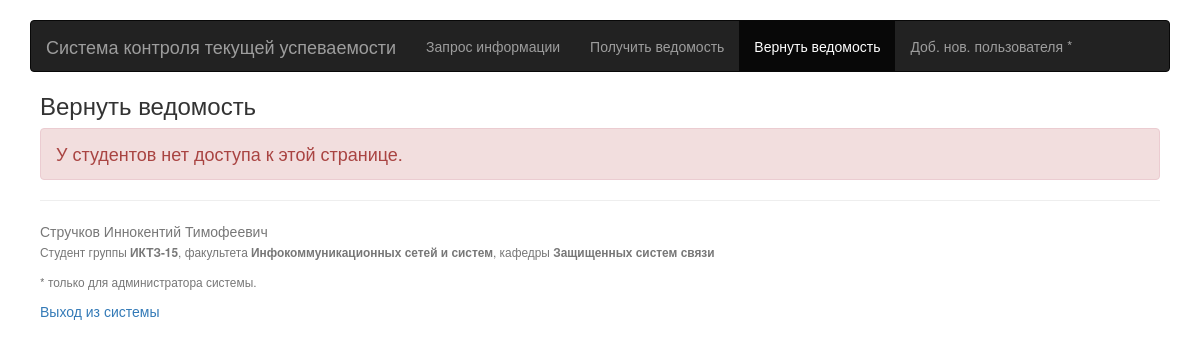
The app's page /return.php (signed in) with its own data.
### tables this page shows
CREATE TABLE IF NOT EXISTS `students` (
  `id` int(10) NOT NULL,
  `last_name` varchar(50) DEFAULT NULL,
  `first_name` varchar(50) DEFAULT NULL,
  `middle_name` varchar(50) DEFAULT NULL,
  `birth_date` date DEFAULT NULL,
  `group` int(10) DEFAULT NULL
);

CREATE TABLE IF NOT EXISTS `groups` (
  `id` int(10) NOT NULL,
  `name` varchar(20) NOT NULL,
  `chair` int(10) NOT NULL
);

CREATE TABLE IF NOT EXISTS `faculties` (
  `id` int(10) NOT NULL,
  `name` varchar(20) DEFAULT NULL,
  `fullname` varchar(100) DEFAULT NULL
);

CREATE TABLE IF NOT EXISTS `chairs` (
  `id` int(10) NOT NULL,
  `name` varchar(20) DEFAULT NULL,
  `fullname` varchar(100) DEFAULT NULL,
  `faculty` int(10) DEFAULT NULL
);

### userinfo.php (called while the page is built, shortened)
<?php
$stmt = $conn->prepare("SELECT type, student_id, teacher_id FROM users WHERE id = :userid");
$stmt->bindParam(':userid', $_SESSION['user_id'], PDO::PARAM_INT);
$stmt->execute();
$userinfo = $stmt->fetch();
if($userinfo['type'] == 2) {
	$stmt = $conn->prepare("SELECT last_name, first_name, middle_name, `group` FROM students WHERE id = :student_id");
	$stmt->bindParam(':student_id', $userinfo['student_id'], PDO::PARAM_INT);
	$stmt->execute();
	$student = $stmt->fetch();
	$stmt = $conn->prepare("SELECT name, chair FROM groups WHERE id = :group_id");
	$stmt->bindParam(':group_id', $student['group'], PDO::PARAM_INT);
	$stmt->execute();
	$student_group = $stmt->fetch();
	$stmt = $conn->prepare("SELECT name, fullname, faculty FROM chairs WHERE id = :chair_id");
	$stmt->bindParam(':chair_id', $student_group['chair'], PDO::PARAM_INT);
	$stmt->execute();
	$student_chair = $stmt->fetch();
	$stmt = $conn->prepare("SELECT name, fullname FROM faculties WHERE id = :faculty_id");
	$stmt->bindParam(':faculty_id', $student_chair['faculty'], PDO::PARAM_INT);
	$stmt->execute();
	$student_faculty = $stmt->fetch();
}
?>

### return.php (the view, shortened to what this page needs)
<?php
require_once('db_connect.php');
require_once('userinfo.php');
?>
<!DOCTYPE html>
<html lang="ru">
  <head>
	<link href="bootstrap/css/bootstrap.min.css" rel="stylesheet">
    <link href="navbar.css" rel="stylesheet">
  </head>
  <body>
    <div class="container">
      <div class="navbar navbar-inverse" role="navigation">
        <div class="container-fluid">
          <div class="navbar-header">
            <span class="navbar-brand">Система контроля текущей успеваемости</span>
          </div>
          <div class="navbar-collapse collapse">
            <ul class="nav navbar-nav">
              <li><a href="index.php">Запрос информации</a></li>
              <li><a href="get.php">Получить ведомость</a></li>
			  <li class="active"><a href="return.php">Вернуть ведомость</a></li>
              <li><a href="adduser.php">Доб. нов. пользователя *</a></li>
            </ul>
          </div>
        </div>
      </div>
	<div role="tabpanel">
	<h3>Вернуть ведомость<?php if($userinfo['type'] == 1) echo "<br><small>Выберите способ возврата заполненной ведомости</small>" ?></h3>
	<?php if($userinfo['type'] == 2): ?>
	<h4 class="alert alert-danger">У студентов нет доступа к этой странице.</h4>
	<?php endif; ?>
	<hr>
	<?php
	if($userinfo['type'] == 2) {
		echo "<p class=\"text-muted\">".$student['last_name']." ".$student['first_name']." ".$student['middle_name']."<br>";
		echo "<small>Студент группы <b>".$student_group['name']."</b>, факультета <b>".$student_faculty['fullname']."</b>, кафедры <b>".$student_chair['fullname']."</b></small></p>";
	} elseif($userinfo['type'] == 1) {
		echo "<p class=\"text-muted\">".$teacher['last_name']." ".$teacher['first_name']." ".$teacher['middle_name']."<br>";
		echo "<small>Преподаватель кафедры <b>".$teacher_chair['fullname']."</b>, факультета <b>".$teacher_faculty['fullname']."</b></small></p>";
	}
	?>
	<p class="text-muted"><small>* только для администратора системы.</small></p>
	<p><a href="logout.php">Выход из системы</a></p>
    </div>
  </body>
</html>

### navbar.css (style rules this page uses)
body { padding-top: 20px; padding-bottom: 20px; }
.navbar { margin-bottom: 20px; }
div[role=tabpanel] { padding: 0 10px; }

### records on screen
students: last_name "Стручков", first_name "Иннокентий", middle_name "Тимофеевич"
groups: name "ИКТЗ-15"
faculties: fullname "Инфокоммуникационных сетей и систем"
chairs: fullname "Защищенных систем связи"
